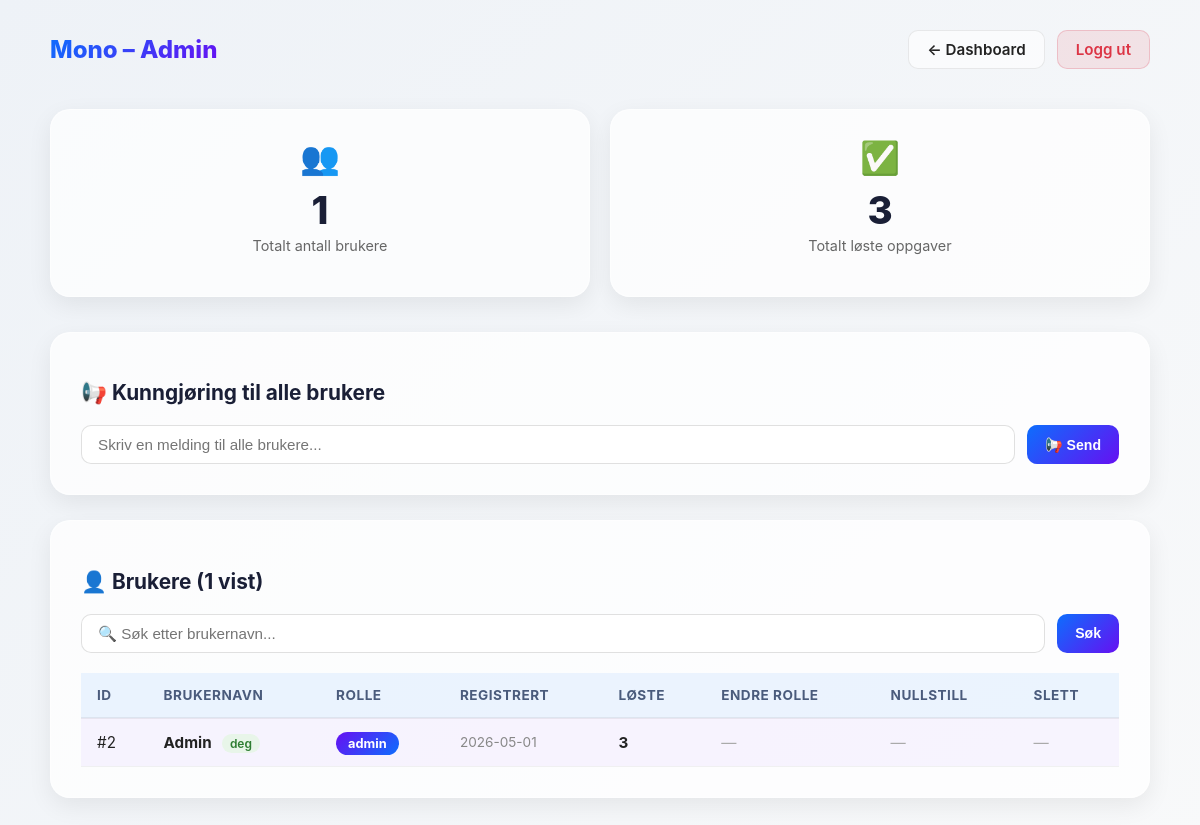
/admin (signed in), run on an earlier commit of the app's database.
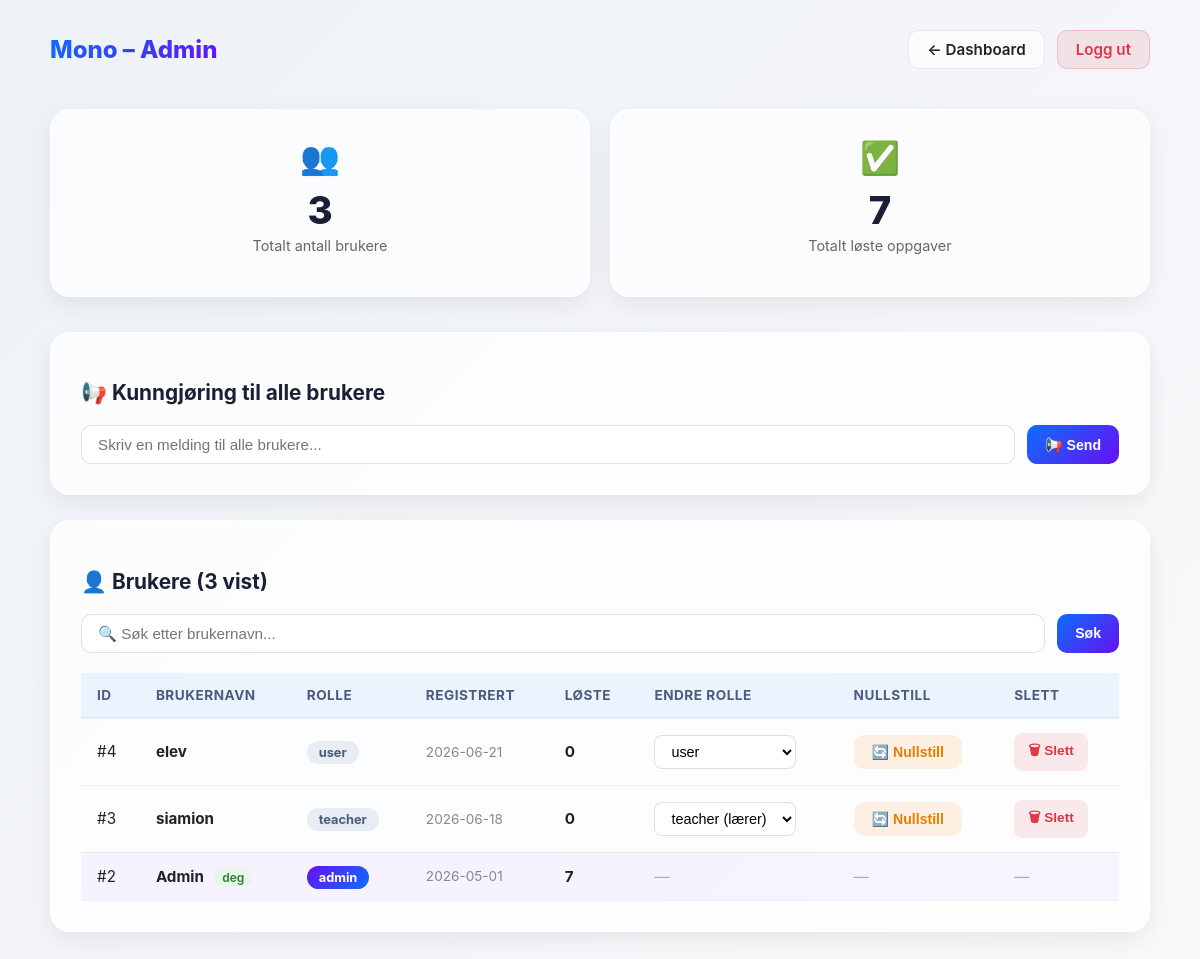
And on a later commit of the database.
### tables this page shows
CREATE TABLE users (
    id INTEGER PRIMARY KEY AUTOINCREMENT,
    username TEXT UNIQUE NOT NULL,
    password_hash TEXT NOT NULL,
    role TEXT DEFAULT 'user',
    created_at TEXT DEFAULT (datetime('now'))
);

### app.py (the view)
@app.route("/admin")
@login_required
def admin():
    if session.get("role") != "admin":
        return redirect("/dashboard")
    conn = get_db()
    søk = request.args.get("søk", "").strip()
    if søk:
        users = conn.execute("""
            SELECT u.id, u.username, u.role, u.created_at,
                   COUNT(p.id) as løste
            FROM users u
            LEFT JOIN progress p ON p.user_id = u.id
            WHERE u.username LIKE ?
            GROUP BY u.id
            ORDER BY u.created_at DESC
        """, (f"%{søk}%",)).fetchall()
    else:
        users = conn.execute("""
            SELECT u.id, u.username, u.role, u.created_at,
                   COUNT(p.id) as løste
            FROM users u
            LEFT JOIN progress p ON p.user_id = u.id
            GROUP BY u.id
            ORDER BY u.created_at DESC
        """).fetchall()
    totalt_brukere = conn.execute("SELECT COUNT(*) as cnt FROM users").fetchone()["cnt"]
    totalt_løste = conn.execute("SELECT COUNT(*) as cnt FROM progress").fetchone()["cnt"]
    kunngjøring = conn.execute("SELECT * FROM kunngjøringer ORDER BY id DESC LIMIT 1").fetchone()
    return render_template("admin.html",
        users=users,
        totalt_brukere=totalt_brukere,
        totalt_løste=totalt_løste,
        current_user_id=session["user_id"],
        søk=søk,
        kunngjøring=kunngjøring
    )

### app.py (called while the page is built)
def login_required(f):
    @wraps(f)
    def wrapper(*args, **kwargs):
        if "user_id" not in session:
            return redirect("/login")
        return f(*args, **kwargs)
    return wrapper

def get_db():
    conn = sqlite3.connect(DATABASE)
    conn.row_factory = sqlite3.Row
    return conn

@app.context_processor
def inject_locale():
    return {"get_locale": get_locale}

### templates/admin.html (shortened to what this page needs)
<!DOCTYPE html>
<html lang="no">
<head>
    <link rel="stylesheet" href="/static/css/main.css">
</head>
<body>
<div class="db-page">
    <div class="db-header">
        <span class="db-logo"> Mono – Admin</span>
        <div class="db-header-right">
            <a href="/dashboard" class="db-nav-btn">← Dashboard</a>
            <a href="/logout" class="db-nav-btn db-nav-logout">Logg ut</a>
        </div>
    </div>
    <div class="db-stats" style="grid-template-columns: repeat(2, 1fr); margin-bottom: 35px;">
        <div class="db-stat-card">
            <div class="db-stat-icon">👥</div>
            <div class="db-stat-number">{{ totalt_brukere }}</div>
            <div class="db-stat-label">Totalt antall brukere</div>
        </div>
        <div class="db-stat-card">
            <div class="db-stat-icon">✅</div>
            <div class="db-stat-number">{{ totalt_løste }}</div>
            <div class="db-stat-label">Totalt løste oppgaver</div>
        </div>
    </div>
    <div class="admin-table-card" style="margin-bottom: 25px;">
        <h2 class="admin-table-title">📢 Kunngjøring til alle brukere</h2>
        <form method="POST" action="/admin/kunngjøring" style="display: flex; gap: 12px; margin-top: 12px;">
            <input type="text" name="melding" placeholder="Skriv en melding til alle brukere..."
                   class="admin-input" value="{{ kunngjøring.melding if kunngjøring else '' }}">
            <button type="submit" class="admin-action-btn admin-btn-blue">📢 Send</button>
        </form>
    </div>
    <div class="admin-table-card">
        <h2 class="admin-table-title">👤 Brukere ({{ users|length }} vist)</h2>
        <form method="GET" action="/admin" style="display: flex; gap: 12px; margin-bottom: 20px;">
            <input type="text" name="søk" placeholder="🔍 Søk etter brukernavn..."
                   class="admin-input" value="{{ søk }}">
            <button type="submit" class="admin-action-btn admin-btn-blue">Søk</button>
        </form>
        <table class="admin-table">
            <thead>
                <tr>
                    <th>ID</th>
                    <th>Brukernavn</th>
                    <th>Rolle</th>
                    <th>Registrert</th>
                    <th>Løste</th>
                    <th>Endre rolle</th>
                    <th>Nullstill</th>
                    <th>Slett</th>
                </tr>
            </thead>
            <tbody>
                {% for u in users %}
                <tr class="{{ 'admin-row-self' if u.id == current_user_id else '' }}">
                    <td>#{{ u.id }}</td>
                    <td>
                        <strong>{{ u.username }}</strong>
                        {% if u.id == current_user_id %}
                            <span class="admin-badge-you">deg</span>
                        {% endif %}
                    </td>
                    <td>
                        <span class="admin-badge {{ 'admin-badge-admin' if u.role == 'admin' else 'admin-badge-user' }}">
                            {{ u.role }}
                        </span>
                    </td>
                    <td style="color:#888; font-size:0.85rem;">
                        {{ u.created_at[:10] if u.created_at else "—" }}
                    </td>
                    <td><strong>{{ u.løste }}</strong></td>
                    <td>
                        {% if u.id != current_user_id %}
                        <form method="POST" action="/admin/rolle/{{ u.id }}">
                            <select name="rolle" class="admin-select" onchange="this.form.submit()">
                                <option value="user" {{ 'selected' if u.role == 'user' }}>user</option>
                                <option value="teacher" {{ 'selected' if u.role == 'teacher' }}>teacher (lærer)</option>
                            </select>
                        </form>
                        {% else %}
                            <span style="color:#aaa;">—</span>
                        {% endif %}
                    </td>
                    <td>
                        {% if u.id != current_user_id %}
                        <form method="POST" action="/admin/nullstill/{{ u.id }}"
                              onsubmit="return confirm('Nullstill all progresjon for {{ u.username }}?')">
                            <button type="submit" class="admin-action-btn admin-btn-orange">🔄 Nullstill</button>
                        </form>
                        {% else %}
                            <span style="color:#aaa;">—</span>
                        {% endif %}
                    </td>
                    <td>
                        {% if u.id != current_user_id %}
                        <form method="POST" action="/admin/slett/{{ u.id }}"
                              onsubmit="return confirm('Sikker på at du vil slette {{ u.username }}?')">
                            <button type="submit" class="admin-delete-btn">🗑 Slett</button>
                        </form>
                        {% else %}
                            <span style="color:#aaa;">—</span>
                        {% endif %}
                    </td>
                </tr>
                {% endfor %}
            </tbody>
        </table>
    </div>
</div>
</body>
</html>

### static/css/main.css (style rules this page uses)
body { background: linear-gradient(135deg, #eef2f7, #f8f9fa); font-family: 'Inter', sans-serif; color: #222; margin: 0; padding: 0; overflow-x: hidden; }
* { transition: 0.25s ease; }
* { scrollbar-width: thin; scrollbar-color: #bfc7d8 transparent; }
.db-page { min-height: 100vh; padding: 30px 40px; max-width: 1100px; margin: 0 auto; }
.db-header { display: flex; justify-content: space-between; align-items: center; margin-bottom: 40px; }
.db-logo { font-size: 1.5rem; font-weight: 800; background: linear-gradient(135deg, #0d6efd, #6610f2); -webkit-background-clip: text; background-clip: text; color: transparent; }
.db-header-right { display: flex; gap: 12px; }
.db-nav-btn { padding: 9px 18px; border-radius: 10px; text-decoration: none; font-weight: 600; font-size: 0.95rem; background: rgba(255,255,255,0.6); border: 1px solid rgba(0,0,0,0.08); color: #222; backdrop-filter: blur(10px); }
.db-nav-logout { background: rgba(220,53,69,0.1); color: #dc3545; border: 1px solid rgba(220,53,69,0.2); }
.db-stats { display: grid; grid-template-columns: repeat(4, 1fr); gap: 20px; }
.db-stat-card { background: rgba(255,255,255,0.7); backdrop-filter: blur(14px); border-radius: 20px; padding: 28px 24px; border: 1px solid rgba(255,255,255,0.5); box-shadow: 0 8px 25px rgba(0,0,0,0.07); text-align: center; }
.db-stat-icon { font-size: 2rem; margin-bottom: 10px; }
.db-stat-number { font-size: 2.4rem; font-weight: 800; color: #1a1f36; margin-bottom: 4px; }
.db-stat-label { font-size: 0.9rem; color: #666; margin-bottom: 14px; }
.db-page { animation: fadeIn 0.6s ease forwards; }
.db-header { animation: slideDown 0.7s ease forwards; }
.db-stat-card { opacity: 0; animation: cardPop 0.6s ease forwards; }
.db-stat-card:nth-child(1) { animation-delay: 0.2s; }
.db-stat-card:nth-child(2) { animation-delay: 0.35s; }
.admin-table-card { background: rgba(255,255,255,0.75); backdrop-filter: blur(14px); border-radius: 20px; padding: 30px; border: 1px solid rgba(255,255,255,0.5); box-shadow: 0 8px 25px rgba(0,0,0,0.07); }
.admin-table-title { font-size: 1.3rem; font-weight: 700; margin-bottom: 20px; color: #1a1f36; }
.admin-table { width: 100%; border-collapse: collapse; font-size: 0.95rem; }
.admin-table thead tr { background: rgba(13,110,253,0.07); }
.admin-table th { padding: 14px 16px; text-align: left; font-weight: 700; color: #4a5b7c; font-size: 0.85rem; text-transform: uppercase; letter-spacing: 0.5px; border-bottom: 2px solid rgba(0,0,0,0.06); }
.admin-table td { padding: 14px 16px; border-bottom: 1px solid rgba(0,0,0,0.05); vertical-align: middle; }
.admin-row-self { background: rgba(102,16,242,0.04) !important; }
.admin-badge { padding: 4px 12px; border-radius: 20px; font-size: 0.8rem; font-weight: 700; }
.admin-badge-admin { background: linear-gradient(135deg, #6610f2, #0d6efd); color: white; }
.admin-badge-user { background: #e8ecf3; color: #4a5b7c; }
.admin-badge-you { background: #e8f5e9; color: #2e7d32; padding: 2px 8px; border-radius: 10px; font-size: 0.75rem; font-weight: 600; margin-left: 6px; }
.admin-select { padding: 7px 12px; border-radius: 8px; border: 1px solid rgba(0,0,0,0.12); background: white; font-size: 0.9rem; cursor: pointer; }
.admin-delete-btn { padding: 7px 14px; border-radius: 8px; border: none; background: rgba(220,53,69,0.1); color: #dc3545; font-weight: 600; cursor: pointer; font-size: 0.85rem; transition: 0.2s ease; }
.admin-input { flex: 1; padding: 10px 16px; border-radius: 10px; border: 1px solid rgba(0,0,0,0.12); font-size: 0.95rem; background: white; }
.admin-action-btn { padding: 9px 18px; border-radius: 10px; border: none; font-weight: 600; font-size: 0.88rem; cursor: pointer; text-decoration: none; display: inline-flex; align-items: center; white-space: nowrap; }
.admin-btn-blue { background: linear-gradient(135deg, #0d6efd, #6610f2); color: white; }
.admin-btn-orange { background: rgba(255,159,67,0.15); color: #e67e00; }

What changed in the data, as far as the page shows it:
added users: id "4", username "elev", role "user", created_at "2026-06-21", løste "0"
added users: id "3", username "siamion", role "teacher", created_at "2026-06-18", løste "0"
computed for users "Admin": løste "3" → "7"
Also different on the page:
{{ totalt_brukere }}: "1" → "3"
{{ totalt_løste }}: "3" → "7"
{{ users|length }}: "1" → "3"
